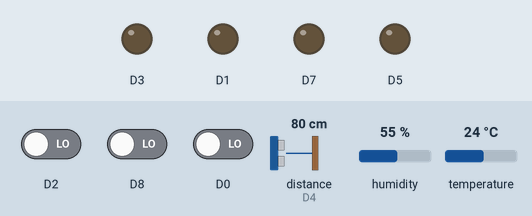
A sketch run on a simulated ESP8266 (NodeMCU). Shown: output pins drawn as LEDs (lit = HIGH). The inputs (shaded band) are chosen by the test bench; at power-on: D0 LOW, distance to the obstacle (sensor on D4) 80 cm, D2 LOW, D8 LOW, humidity 55 %, temperature 24 °C. The echo pulse lasts 58.3 µs per cm; WiFi joins after 1.5 s; servers stay silent unless stated.

Above: at 1.2 s.
1.3 s: D0 driven HIGH
At 2.5 s:
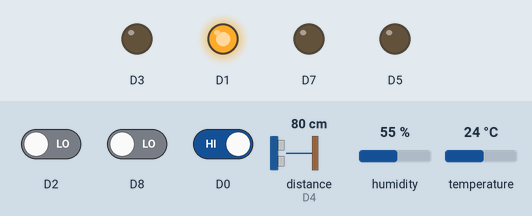
2.8 s: distance to the obstacle (sensor on D4) set to 66 cm
4.5 s: distance to the obstacle (sensor on D4) set to 58 cm
At 6.2 s:
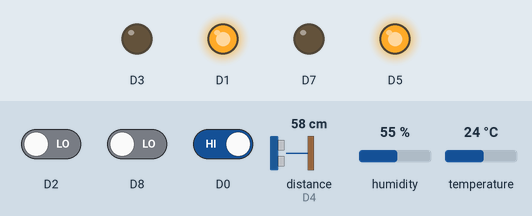
6.8 s: D2 driven HIGH
At 8.2 s:
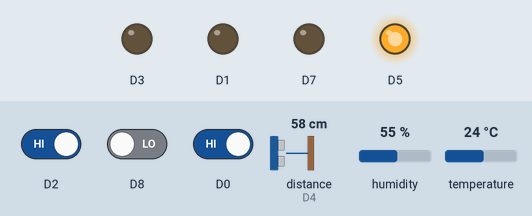
Timing chart, 0 to 9.8 s (numbered marks = the images above; inputs shaded):
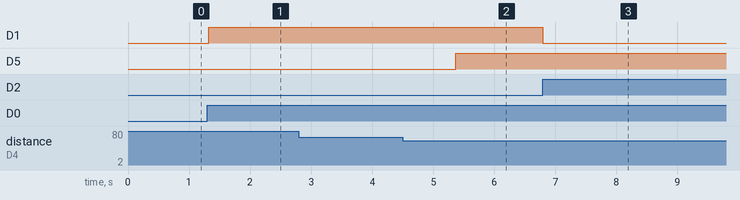

The sketch:

SmartModules.ino
```cpp
#include "Helper.h"
#include "Auth.h"

#include "Smart.h"
#include "Pages.h"

/*
  Todo:
    [X] Set and get cookies (auth)
    [X] add buzzer for alarm
    [x] add ultrasonic module (for parking of course)

*/


// WC to connect to wifi
// AP to work as AP
#define AP
#define interval 1000

#define DHTPIN D6    // what pin we're connected to
#define DHTTYPE DHT11   // DHT 11  (AM2302)
// Initialize DHT sensor for normal 16mhz Arduino
DHT dht(DHTPIN, DHTTYPE);


unsigned long timer = 0;

// Photocell
Module PC(A0,true);
// Turnon modules
Module LOCK(D0,true);
// Buzzer flag
Module BFLAG(D8,true);
// ALARM
Module ALARM(D1,false);
// Flame
Module FLAME(D2,true);
// Room lights
Module ROOMLED(D7,false);
// parking led
Module PARKINGLED(D5,false);

// ultrasonic
Module UTRIG(D3,false);
#define echoPin D4

unsigned int distance = 0;
unsigned int gas = 0;

float hum;  //Stores humidity value
float temp; //Stores temperature value

// SSID and password for nodemcu
const char* ssid = "Homino";
const char* password = "h1234567";


// Something for debuging
int ROOMLEDs = LOW;


// Valid username and password for login
const char* validUsername = "ali";
const char* validPassword = "1234";

// Login attempts (3 Max)
short attempts = 0;


void GetData()
{
  hum = dht.readHumidity();
  temp= dht.readTemperature();

  unsigned long currentmilies = millis();
  if (FLAME.GetValue<int>(Digital) == LOW || gas > 640 || BFLAG.GetValue<int>(Digital) == HIGH)
  {
    ALARM.SetValue(HIGH,Digital);
  }
  else
  {
    if (attempts < 3 && BFLAG.GetValue<int>(Digital) == LOW)
      ALARM.SetValue(LOW,Digital);
  }
  if (currentmilies - timer > interval)
  {
    timer = currentmilies;
    // distance

    UTRIG.SetValue(HIGH, Digital);
    delayMicroseconds(10);
    UTRIG.SetValue(LOW, Digital);
    distance =  pulseIn(echoPin, HIGH) * 0.017;
    if (distance < 60 && distance > 17)
    {
      PARKINGLED.SetValue(HIGH,Digital);
    }
    else
    {
      PARKINGLED.SetValue(LOW,Digital);
    }


  }

}

// The main page
void handleRoot() {
  is_authenticated("/login");
  String html = "<html><body>";

  html += "<h1 id='Gas'>Gas: 0</h1>";
  html += "<h1 id='Distance'>Distance: 0</h1>";
  html += "<h1 id='House'>House: 0</h1>";
  html += "<h1 id='Humidity'>Humidity: 0</h1>";
  html += "<h1 id='Temp'>Temp: 0</h1>";

  html += "<button onclick=\"togglePin()\">Room Lights</button>";

  html += " <a href=\"/login?DIS=1\">Disconnect</a>";
  html += "<script>function togglePin(){var xhr=new XMLHttpRequest();xhr.open('GET','/setvalue',true);xhr.send();}</script>";
  html += "<script>function updateValue() {var xhr = new XMLHttpRequest();xhr.onreadystatechange = function () {if (xhr.readyState === 4 && xhr.status === 200) {var data = xhr.responseText;console.debug(data);var values = data.split(';');for (var i = 0; i < values.length; i++) {var keyValue = values[i].split(':');var key = keyValue[0];var value = keyValue[1];if (key && value) {document.getElementById(key).innerHTML = key + ': ' + value;}}}};xhr.open('GET', '/getvalue', true);xhr.send();}</script>";
  html += "<script>setInterval(updateValue, 1000);</script>";
  html += "</body></html>";

  server.send(200, "text/html", html);
}

void haldleSetValue()
{
    if (LOCK.GetValue<int>(Digital) != HIGH)
  {
    return;
  }
  is_authenticated("/login");
  ROOMLED.SetValue(ROOMLEDs,Digital);
  ROOMLEDs = !ROOMLEDs;
  server.send(200, "text/plain", "Lights toggled");
}
void handleLogin_Page()
{
    if (LOCK.GetValue<int>(Digital) != HIGH)
  {
    return;
  }
  if (server.hasArg("DIS")) {
    deauth("/login");
    return;
  }
  server.send(200, "text/html", p_login);
}

// Get module value everytime function called
void handleGetValue() {
    if (LOCK.GetValue<int>(Digital) != HIGH)
  {
    return;
  }
  String data = "";
  data += "Gas:";
  gas = PC.GetValue<int>(Analog);
  data += gas;
  data += ";";
  data += "Distance:";
  data += distance;
  data += ";";
  data += "House:";
  if (FLAME.GetValue<int>(Digital) == LOW)
  {
    data += "ON FIRE (ㆆ _ ㆆ)";
  }

  else if (gas > 640)
  {
    data += "GAAAAS You are about to die (slowly ☠)";
  }
  else
  {
    data += "Normal ツ";
  }
  if (BFLAG.GetValue<int>(Digital) == HIGH)
  {
    data += "  AND INTRUDER !!!!";
  }
  data += ";";
  data += "Humidity:";
  data += hum;
  data += " %;Temp:";
  data += temp;
  data += " °C;";

  server.send(200, "text/plain", String(data));
}
// validate posted args for login user
void validateLogin()
{
  if (server.hasArg("username") && server.hasArg("password")) {
    if (server.arg("username") == validUsername && server.arg("password") == validPassword) {
      // redirect to main page
      auth("/");
      if (FLAME.GetValue<int>(Digital) != HIGH || gas <= 640 || BFLAG.GetValue<int>(Digital) == LOW)
        ALARM.SetValue(LOW,Digital);
      attempts=0;
      return;
    }
    else
    {
      attempts++;
      if (attempts >= 3)
      {
        //Serial.println("Error..");
        ALARM.SetValue(HIGH,Digital); // notify the house if there was 3 attempts or more to login to panel
      }
    }
  }
  // redirect to login page
  server.sendHeader("Location", "/login");
  server.send(303);
}

void setup() {
  dht.begin();
  //Serial.begin(115200);
  pinMode(echoPin, INPUT);

  #ifdef AP
    //Serial.println("Creating AP...");
    WiFi.mode(WIFI_AP);
    //WiFi.softAPConfig(staticIP, NULL, subnet);
    WiFi.softAP(ssid, password);

    IPAddress apIP = WiFi.softAPIP();
    //Serial.print("AP IP address: ");
    //Serial.println(apIP);
  #else
    //Serial.println("Connecting to AP...");
    WiFi.mode(WIFI_STA);
    WiFi.begin(ssid, password);
    while (WiFi.status() != WL_CONNECTED) {
      delay(500);
    }
    //Serial.print("Client IP address: ");
    //Serial.println(WiFi.localIP());
  #endif

  server.on("/", handleRoot);

  server.on("/login", handleLogin_Page);
  server.on("/loginvalid",validateLogin);

  server.on("/setvalue", haldleSetValue);
  server.on("/getvalue", handleGetValue);


  server.onNotFound([](){server.send(404, "text/plain", "404 Room not found :/");});

  server.collectHeaders("Cookie");

  server.begin();
  //Serial.println("HTTP server started");
}

void loop() {
  if (LOCK.GetValue<int>(Digital) == HIGH)
  {
    GetData();
  }

  server.handleClient();
}
```

Auth.h
```cpp
#ifndef AUTH_H
#define AUTH_H

#include "Helper.h"

// Check if header is present and correct
bool is_authenticated(const char* path) {
  Serial.println("Check Authentication");
  if (server.hasHeader("Cookie")) {
    Serial.print("Found cookie: ");
    String cookie = server.header("Cookie");
    Serial.println(cookie);
    if (cookie.indexOf("auth=1") != -1) {
      Serial.println("Authentication Successful");
      return true;
    }
  }
  Serial.println("Authentication Failed");
  server.sendHeader("Cache-Control", "no-cache");
  server.sendHeader("Location", path);
  server.send(303);
  return false;
}

void deauth(const char* path)
{
  Serial.println("Disconnection");
  server.sendHeader("Location", path);
  server.sendHeader("Cache-Control", "no-cache");
  server.sendHeader("Set-Cookie", "auth=0");
  server.send(303);
  return;
}

void auth(const char* path)
{
  server.sendHeader("Location", path);
  server.sendHeader("Cache-Control", "no-cache");
  server.sendHeader("Set-Cookie", "auth=1");
  server.send(303);
  Serial.println("Log in Successful");
  return;
}


#endif
```

Helper.h
```cpp
#ifndef HELPER_H
#define HELPER_H

#include <ESP8266WiFi.h>
#include <WiFiClient.h>
#include <ESP8266WebServer.h>
#include <DHT.h>
// //Static IP address configuration
// IPAddress staticIP(192, 168, 18, 12); //ESP static ip
// IPAddress subnet(255, 255, 255, 0);  //Subnet mask

// Running server on port 80
ESP8266WebServer server(80);

#endif
```

Pages.h
```cpp
#ifndef PAGES_H
#define PAGES_H

const char p_login[] PROGMEM = {
  "<html><head><style>body{display:flex;justify-content:center;align-items:center;height:100vh;background-color:#f1f1f1}form{display:flex;flex-direction:column;align-items:center}input{margin-bottom:10px;padding:8px;width:200px}button{background-color:#007bff;color:#fff;border:none;padding:10px 20px;cursor:pointer}</style></head><body><form action=\"/loginvalid\" method=\"POST\"><input type=\"text\" placeholder=\"Username\" name=\"username\" required><input type=\"password\" placeholder=\"Password\" name=\"password\" required><button type=\"submit\" style=\"background-color:#007bff;color:#fff\">Login</button></form></body></html>"
};

#endif
```

Smart.h
```cpp
/*
  Smart home library
  Ali Nakhaee
*/

#ifndef SMART_H
#define SMART_H
#include <Arduino.h>

enum PinType {
    Analog,
    Digital
};

class Module
{
private:
  unsigned short m_pin;
  bool m_isInput;
public:
  Module(unsigned short pin, bool isInput);

  template <typename T>
  void SetValue(T value, PinType type)
  {
    if (m_isInput)
      return;
    if (type == Analog)
      analogWrite(m_pin,value);
    else
      digitalWrite(m_pin,value);
  }
  template <typename T>
  T GetValue(PinType type)
  {
    if (!m_isInput)
      return 0;
    T val;
    if (type == Analog)
      val = analogRead(m_pin);
    else
      val = digitalRead(m_pin);
    return val;
  }
};

Module::Module(unsigned short pin, bool isInput)
{
  m_isInput = isInput;
  if (m_isInput)
    pinMode(pin, INPUT);
  else
    pinMode(pin, OUTPUT);

  m_pin = pin;
}

#endif
```

Measured:
- the behaviour switches between 61 and 60 cm on distance to the obstacle (sensor on D4) (found by bisection; images 1 and 2)
- after the input at 1.3 s, D1: LOW → HIGH at once
- after the input at 4.5 s, D5: LOW → HIGH after 0.87 s
- after the input at 6.8 s, D1: HIGH → LOW at once
